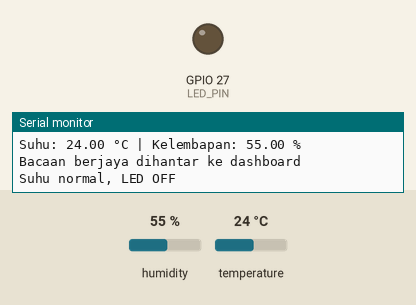
Bench run of a sketch on a simulated ESP32. Shown: output pins drawn as LEDs (lit = HIGH), the last lines printed to the serial monitor. The test bench sets the inputs (shaded band); at power-on: temperature 24 °C, humidity 55 %. WiFi joins after 1.5 s; servers stay silent unless stated.

Above: at 4.0 s.
4.1 s: temperature set to 39 °C
6.8 s: temperature set to 42 °C
At 7.3 s:
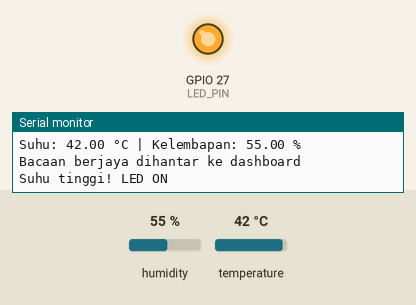
9.5 s: temperature set to 12 °C
At 12.1 s:
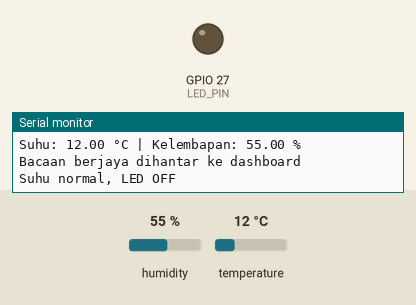
12.4 s: temperature set to 41 °C
At 13.6 s:
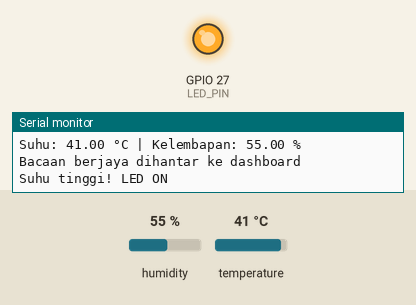
Timing chart, 0 to 15.4 s (numbered marks = the images above; inputs shaded):
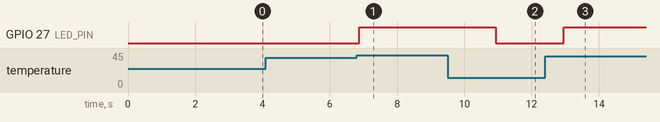

The sketch:

ESP32-DHT11-LED-BLYNK.ino
```cpp
#define BLYNK_TEMPLATE_ID "Template ID"   // Ganti dengan Template ID kau
#define BLYNK_TEMPLATE_NAME "esp32dht11"
#define BLYNK_AUTH_TOKEN "Token" // Paste Auth Token dari email Blynk

#include <WiFi.h>
#include <BlynkSimpleEsp32.h>
#include <DHT.h>

#define DHTPIN 4           // Pin Data DHT11
#define DHTTYPE DHT11      // Jenis DHT11
#define LED_PIN 27         // Pin LED


char ssid[] = "wifi name";      // Nama WiFi rumah kau
char pass[] = "xxxxxx";        // Password WiFi

DHT dht(DHTPIN, DHTTYPE);

void setup() {
  Serial.begin(115200);
  delay(1000);
  Serial.println("ESP32 + DHT11 + Blynk Siap!");

  pinMode(LED_PIN, OUTPUT);
  digitalWrite(LED_PIN, LOW);

  dht.begin();

  Blynk.begin(BLYNK_AUTH_TOKEN, ssid, pass);
  Serial.println("Connecting to Blynk...");
}

void loop() {
  Blynk.run();  // Wajib untuk Blynk sync

  float suhu = dht.readTemperature();
  float kelembapan = dht.readHumidity();

  if (isnan(suhu) || isnan(kelembapan)) {
    Serial.println("Gagal baca DHT11! Semak wiring/resistor.");
    //delay(2000);
    //return;
  }else{
     // Debug Serial Monitor
  Serial.print("Suhu: ");
  Serial.print(suhu);
  Serial.print(" °C | Kelembapan: ");
  Serial.print(kelembapan);
  Serial.println(" %");

  }

  // Hantar data ke Blynk app (V0 suhu, V1 kelembapan)
  Blynk.virtualWrite(V0, suhu);
  Blynk.virtualWrite(V1, kelembapan);
  Serial.println("Bacaan berjaya dihantar ke dashboard");

  // Kawal LED ikut suhu
  if (suhu > 40.0) {
    digitalWrite(LED_PIN, HIGH);
    Blynk.virtualWrite(V2, 255);          // LED di Blynk ON (255 = full bright)
    Serial.println("Suhu tinggi! LED ON");
  } else {
    digitalWrite(LED_PIN, LOW);
    Blynk.virtualWrite(V2, 0);          // LED di Blynk ON (255 = full bright)
    Serial.println("Suhu normal, LED OFF");
  }

  delay(2000);  // Update setiap 2 saat
}
```

Measured:
- the behaviour switches between 40 and 41 °C on temperature (found by bisection; images 0 and 1)
- after the input at 6.8 s, GPIO 27 (LED_PIN): LOW → HIGH after 0.08 s
- after the input at 9.5 s, GPIO 27 (LED_PIN): HIGH → LOW after 1.4 s
- after the input at 12.4 s, GPIO 27 (LED_PIN): LOW → HIGH after 0.56 s
